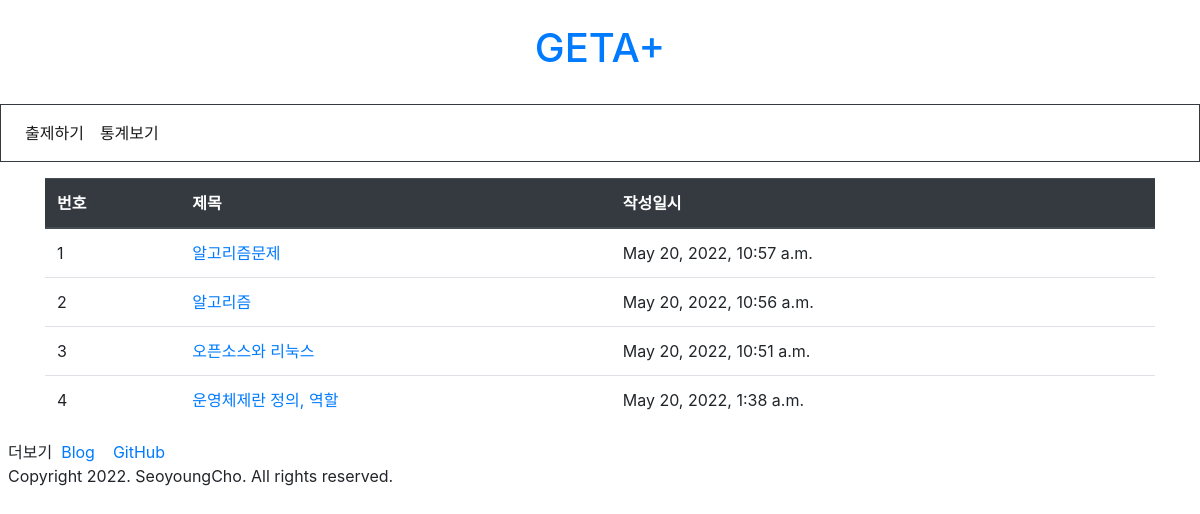
The page /questions/ on the database as committed earlier.
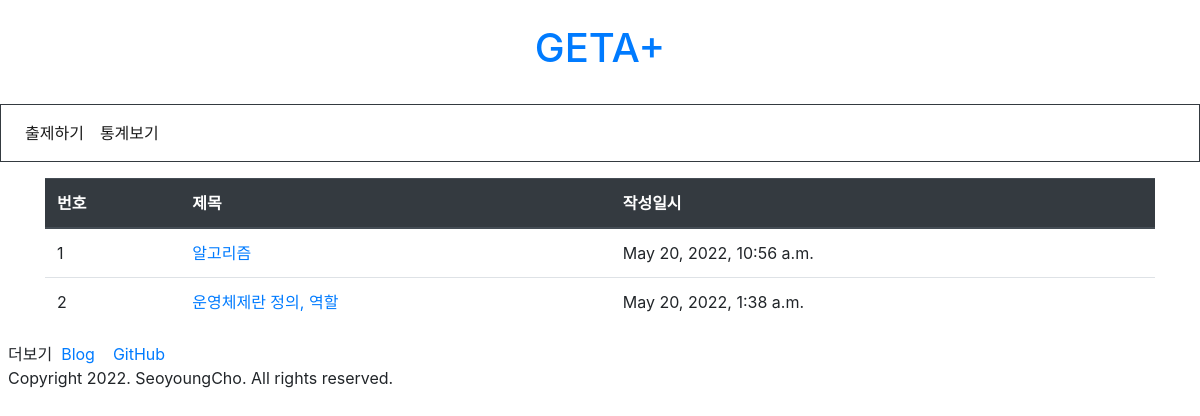
The same page on the database as committed later.
### questions/models.py (models this page shows)
class Question(models.Model):
    title = models.CharField(max_length = 200)
    subject = models.CharField(max_length = 50)
    create_date = models.DateTimeField()
    content = models.TextField()
    ans1 = models.TextField()
    ans2 = models.TextField()
    ans3 = models.TextField()
    ans4 = models.TextField()
    ans = models.TextField()

### questions/views.py (the view)
# urls.py: path('', views.index, name='index'),
def index(request):
    question_list = Question.objects.order_by('-create_date')
    context = {'question_list' : question_list}
    return render(request,'questions/questions.html',context)

### templates/questions/questions.html (shortened to what this page needs)
<!DOCTYPE html>
<html>
<head>
	{% load static %}
	<link rel="stylesheet" type="text/css" href="{% static 'bootstrap.min.css' %}">
</head>
	<div>
		<div class="py-4 text-center">
  			<header>
  				<h1><a class="text-decoration-none" href="./">GETA+</a></h1>
  			</header>
   		</div>
   		<div class="border border-dark">
			<nav class="navbar navbar-expand-lg navbar-light">
				<div class="collapse navbar-collapse" id="navbarNav">
				<ul class="navbar-nav">
            		<li class="nav-item active">
						<a class="nav-link" href="./create">출제하기</a>
					</li>
					<li class="nav-item active">
						<a class="nav-link" href="./statistics">통계보기</a>
					</li>
        		</ul>
				</div>
			</nav>
		</div>
        <div class='container my-3'>
			<table class="table table-hover">
				<thead>
					<tr class="thead-dark">
					<th>번호</th>
					<th>제목</th>
					<th>작성일시</th>
				</tr>
				</thead>
				<tbody>
					{% if question_list %}
					{% for question in question_list %}
					<tr>
						<td>{{ forloop.counter }}</td>
						<td><a href="./question/{{question.id}}">{{question.title}}</a></td>
						<td>{{ question.create_date }}</td>
					</tr>
					{% endfor %}
					{% else %}
					<tr>
						<td colspan="3">질문이 없습니다.</td>
					</tr>
					{% endif %}
				</tbody>
			</table>
		</div>
        <div class='m-2'>
        <div>
            더보기&nbsp;
        	<a href='https://stonesy927.tistory.com/' target='_blank'>
            Blog
        	</a>
        	<a href='https://github.com/ChoSeoyoung' target='_blank'>
            GitHub
        	</a>
      	</div>
		<div>
        Copyright 2022. SeoyoungCho. All rights reserved.
      	</div>
    	</div>
	</div>
</body>
</html>

Rows that differ between the two databases and show on the page:
removed Question: title "알고리즘문제", create_date "May 20, 2022, 10:57 a.m."
removed Question: title "오픈소스와 리눅스", create_date "May 20, 2022, 10:51 a.m."
